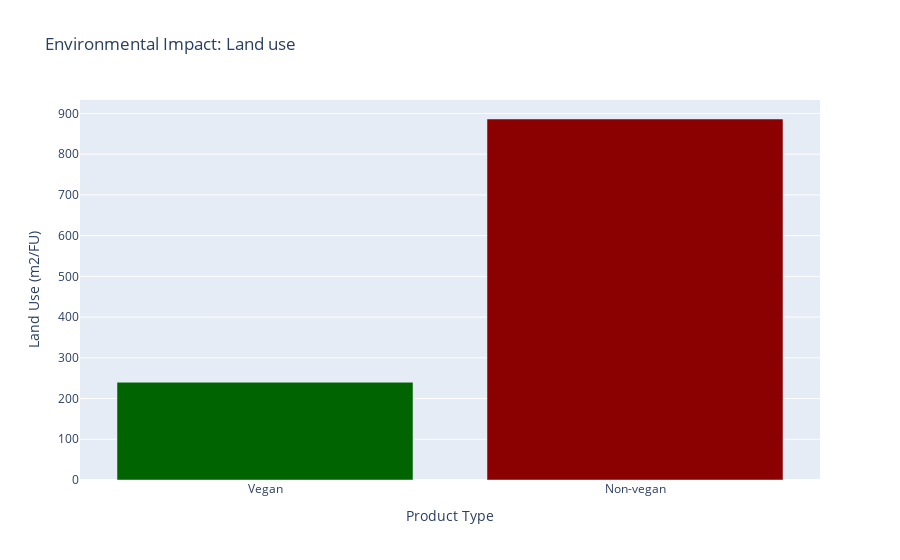
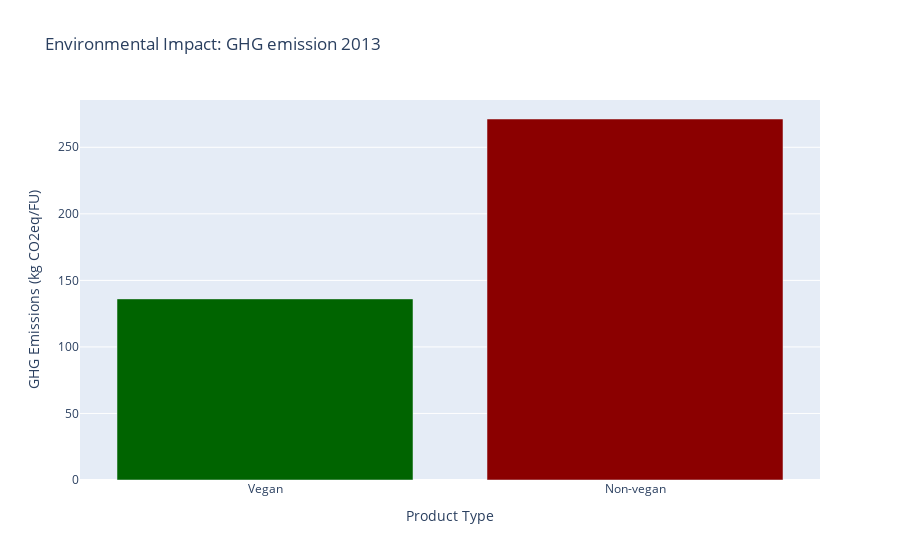

Source (notebook cell) for these figures, in order:
### Markdown cell above
##### Visualisation 3: bar plots that show the division of the ecological footprint between vegan and non-vegan products
* Non-vegan products have much higher environmental impact than vegan impact
* This again supports the perspective that different food groups have varying environmental impact, and choosing to produce and consume more vegan products could greatly assist in environmental sustainability.

### Code cell
#Bar plots
categories = ['Land use', 'GHG emission 2013', 'GHG emission 2007', 'Acidification', 'Eutrophication', 'Fresh Water Withdrawal', 'Stress Water Use']
vegan_values = [df_vegan_products_land_use["Mean"].sum(),
                df_vegan_products_ghg_2013["Mean.1"].sum(),
                df_vegan_products_ghg_2007["Mean.2"].sum(),
                df_vegan_products_acid["Mean.3"].sum(),
                df_vegan_products_eutro["Mean.4"].sum(),
                df_vegan_products_fresh_water_withdraw["Mean.5"].sum(),
                df_vegan_products_stress_water_use["Mean.6"].sum()]
non_vegan_values = [df_non_vegan_products_land_use["Mean"].sum(),
                    df_non_vegan_products_ghg_2013["Mean.1"].sum(),
                    df_non_vegan_products_ghg_2007["Mean.2"].sum(),
                    df_non_vegan_products_acid["Mean.3"].sum(),
                    df_non_vegan_products_eutro["Mean.4"].sum(),
                    df_non_vegan_products_fresh_water_withdraw["Mean.5"].sum(),
                    df_non_vegan_products_stress_water_use["Mean.6"].sum()]
values = ['Land Use (m2/FU)', 'GHG Emissions (kg CO2eq/FU)', 'GHG Emissions (kg CO2eq/FU)', 'Acidifying Emissions (g SO2eq/FU)', 'Eutrophying Emissions (g PO43-eq/FU)', 'Freshwater Withdrawals (L/FU)', 'Stress-Weighted Water Use (L/FU)']


for category, vegan_value, non_vegan_value in zip(categories, vegan_values, non_vegan_values):
    fig = go.Figure()
    fig.add_trace(go.Bar(
        x=['Vegan', 'Non-vegan'],
        y=[vegan_value, non_vegan_value],
        name=category,
        marker_color=['darkgreen','darkred']  
    ))

    fig.update_layout(
        title=f'Environmental Impact: {category}',
        xaxis_title='Product Type',
        yaxis_title= values[categories.index(category)]
    )
    fig.show()

### Figure 1 — Plotly figure (JSON) as saved in the notebook; plotly's stock layout.template omitted (floating-point values rounded to 4 significant figures)
{"data": [{"marker": {"color": ["darkgreen", "darkred"]}, "name": "Land use", "type": "bar", "x": ["Vegan", "Non-vegan"], "y": [240.1, 886.4]}], "layout": {"title": {"text": "Environmental Impact: Land use"}, "xaxis": {"title": {"text": "Product Type"}}, "yaxis": {"title": {"text": "Land Use (m2/FU)"}}}}

### Figure 2 — Plotly figure (JSON) as saved in the notebook; plotly's stock layout.template omitted (floating-point values rounded to 4 significant figures)
{"data": [{"marker": {"color": ["darkgreen", "darkred"]}, "name": "GHG emission 2013", "type": "bar", "x": ["Vegan", "Non-vegan"], "y": [136.1, 271.3]}], "layout": {"title": {"text": "Environmental Impact: GHG emission 2013"}, "xaxis": {"title": {"text": "Product Type"}}, "yaxis": {"title": {"text": "GHG Emissions (kg CO2eq/FU)"}}}}
